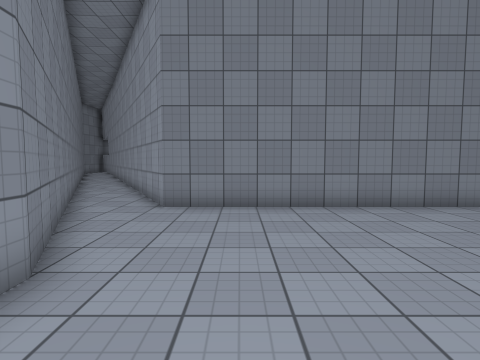
view 1 (above)

16 first-person views from a walk through a scene from a Unity 3-D project. The camera is 1.4 m above the floor, tilts 4° down and sees 80° across. The floor is counted in squares, 1 m on a side. Each view is taken from the middle of a square. On the plan, view 1 faces up. The plan holds only what a view shows up to about 14 squares ahead; the rest is blank. The place goes on beyond the plan. The player is left out. Surface patterns are stand-ins for the level's own textures.

view 2
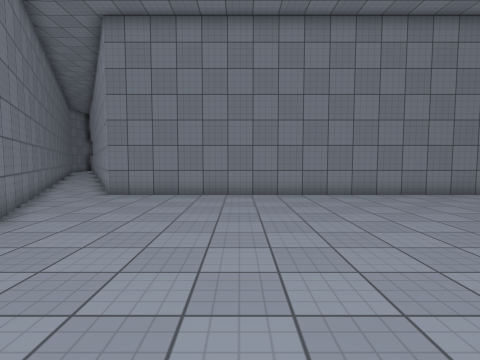

view 3
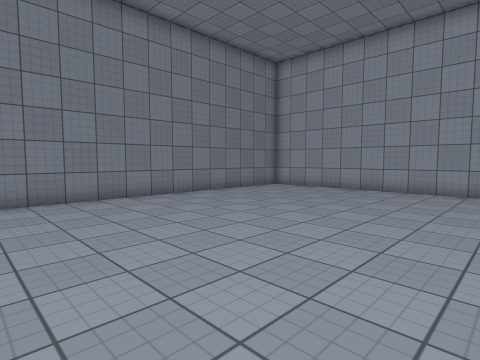

view 4
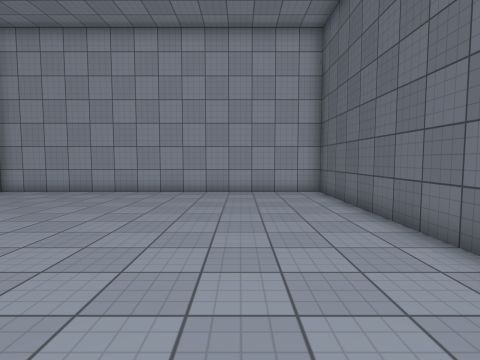

view 5
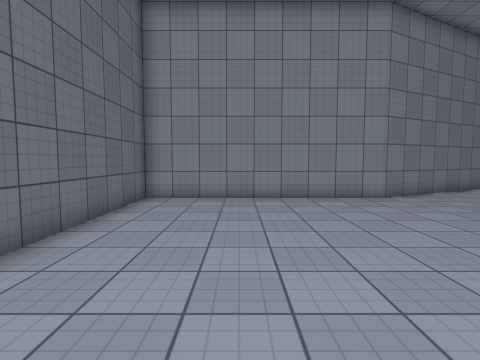

view 6
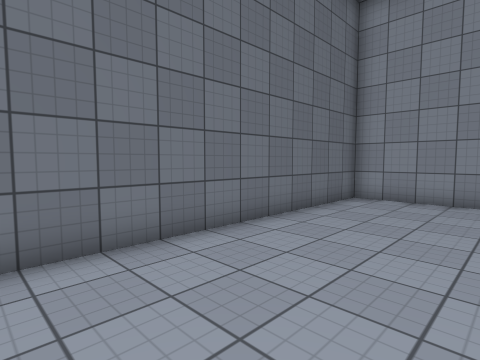

view 7
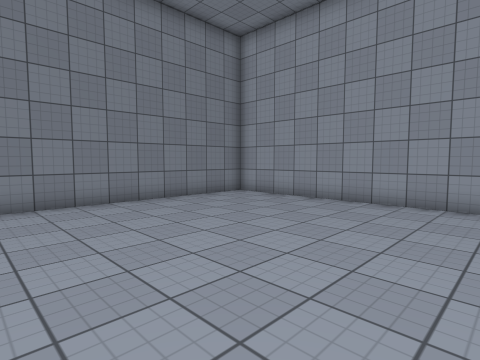

view 8
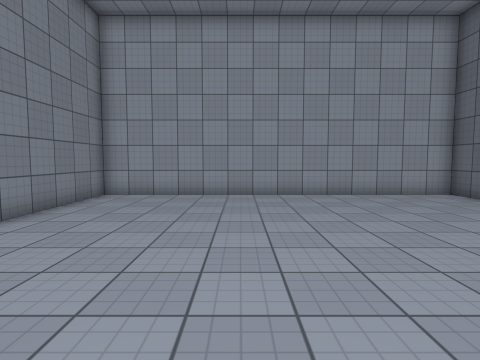

view 9
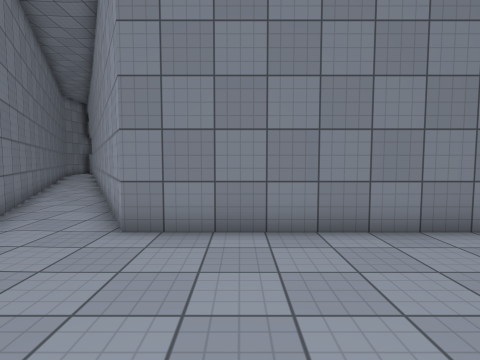

view 10
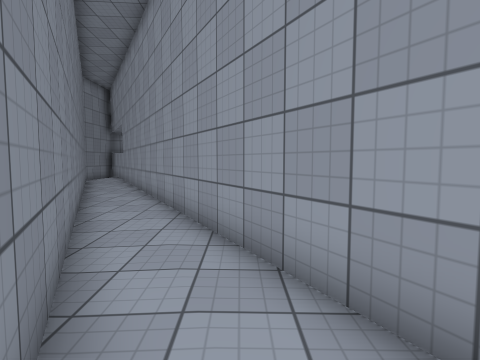

view 11
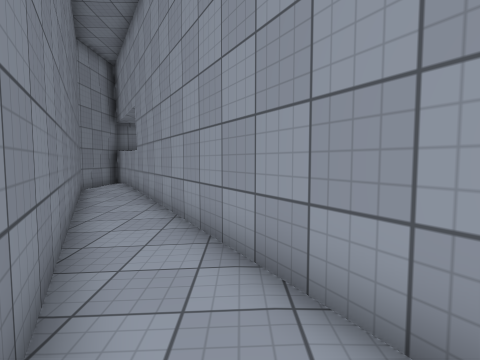

view 12
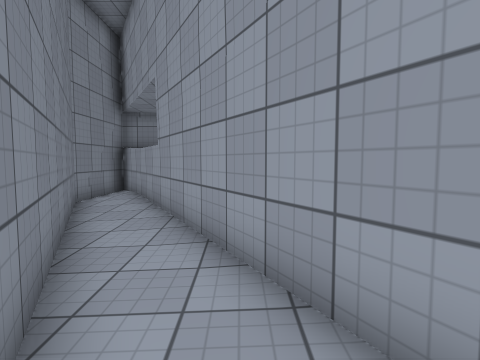

view 13
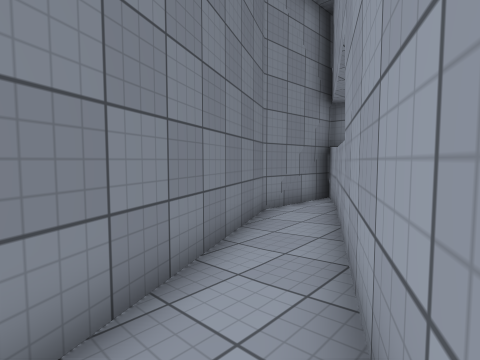

view 14
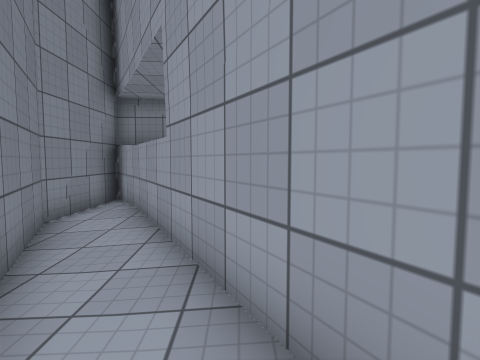

view 15
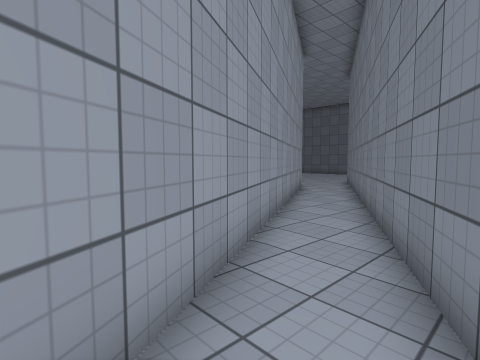

view 16
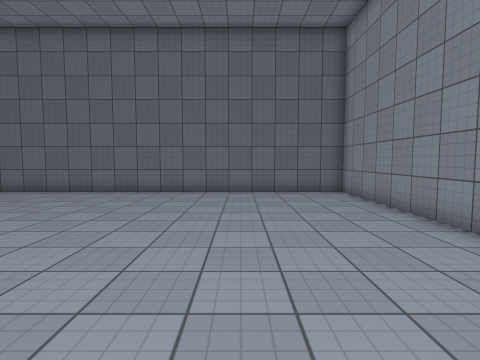

### Floor plan
Points are (right, up) in squares from view 1. A wall is a line through its corners. A room is listed if a view was taken in it or the views show most of it. See-through windows are left out.
Room 1 (views 1, 2, 3, 4, 5, 6, 7, 8, 9, 10, 16)
walls: (-7.1, 12.1) (-2.5, 3.3) (-2.5, -5.5) (17.5, -5.5) (17.5, 8.5) (-2.3, 8.5) (-4.7, 12.9)
ways out: opening at (-6, 12)
Room 2 (view 11)
walls: (-9.1, 16.1) (-8.1, 14.1); (-5.7, 14.8) (-6.9, 17)
ways out: opening at (-8, 16); opening at (-7, 14)
Room 3 (view 12)
walls: (-11.2, 20.1) (-10.1, 18.1); (-8, 19) (-9.1, 21)
ways out: opening at (-10, 20) to room 4; opening at (-9, 18)
Room 4 (views 13, 14, 15)
walls: (-9.1, 21) (-15.5, 32.8) (-15.5, 28.5) (-11.2, 20.1)
ways out: opening at (-10, 20) to room 3

Where each view was taken, in squares from view 1:
view 1: 0 up, 0 right, facing up
view 2: 3 down, 3 right, facing up
view 3: 2 down, 4 right, facing up-right
view 4: 2 down, 5 right, facing right
view 5: 2 down, 8 right, facing left
view 6: 1 down, 8 right, facing down-left
view 7: 1 down, 8 right, facing up-right
view 8: 3 up, 6 right, facing right
view 9: 3 up, 0 right, facing up
view 10: 9 up, 5 left, facing up
view 11: 15 up, 8 left, facing up
view 12: 19 up, 10 left, facing up
view 13: 22 up, 10 left, facing up-left
view 14: 22 up, 11 left, facing up
view 15: 22 up, 11 left, facing down-right
view 16: 7 up, 2 right, facing down
